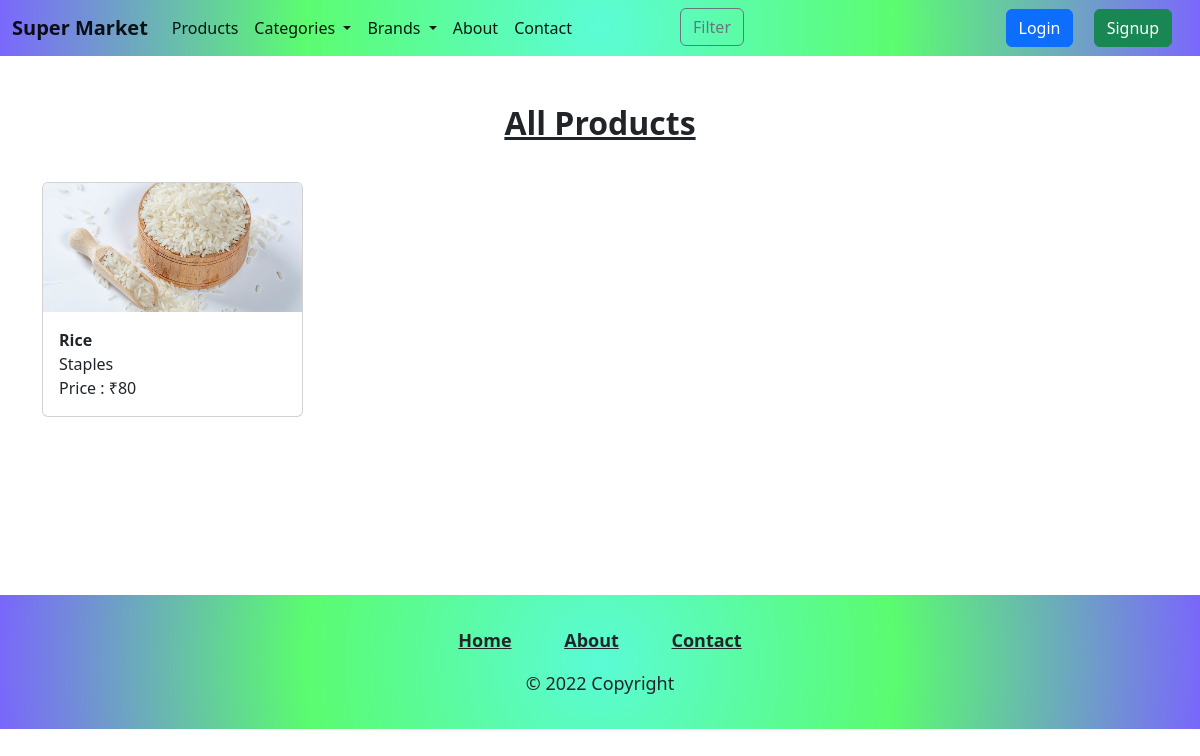
/products.php, run on the app's committed database.
### tables this page shows
CREATE TABLE `products` (
  `id` int(11) NOT NULL,
  `name` varchar(255) NOT NULL,
  `description` varchar(255) NOT NULL,
  `category` varchar(255) NOT NULL,
  `brand` varchar(255) NOT NULL,
  `price` int(11) NOT NULL,
  `img_path` varchar(255) NOT NULL
);

### products.php (the view, shortened to what this page needs)
<!DOCTYPE html>
<html lang="en">
<head>
    <link href="https://cdn.jsdelivr.net/npm/bootstrap@5.2.1/dist/css/bootstrap.min.css" rel="stylesheet">
    <link rel="stylesheet" href="assets/css/style.css">
    <link rel="stylesheet" href="assets/css/home.css">
</head>
<body>
    <?php include 'includes/login-navbar.php' ?>
    <div class="container">
        <?php
        $cate = isset($_GET['category']);
        $bran = isset($_GET['brand']);
        if (isset($_POST['category']) && isset($_POST['brand'])) {
        ?>
            <h2 class="text-center fw-bolder text-decoration-underline mt-5 mb-3"><?php echo $_POST['brand']; ?> in <?php echo $_POST['category']; ?></h2>
            <div class="row">
                <?php
                $categ = $_POST['category'];
                $brand = $_POST['brand'];
                $query = "SELECT * FROM products WHERE brand='$brand' and category='$categ'";
                $result = mysqli_query($con, $query) or die($mysqli_error($con));
                $num = mysqli_num_rows($result);
                if ($num == 0) {
                ?>
                    <script>
                        window.alert("No Products Found");
                        location.href = "products.php";
                    </script>
                <?php
                }
                while ($row = mysqli_fetch_array($result)) {
                ?>
                    <div class="col-md-4 col-6 col-xl-3 col-sm-6 mb-4 mt-4 col-xxl-2">
                        <a href="product_desc.php?id=<?php echo $row['id']; ?>" class="text-decoration-none text-dark">
                            <div class="card" style="width: 100%; ">
                                <img src="<?php echo $row['img_path'] ?>" class="card-img-top" alt="..." style="height: 129px; width: 100%; object-fit: cover;">
                                <div class="card-body">
                                    <p class="card-title fw-bold mb-0 pb-0"><?php echo $row['name']; ?></p>
                                    <div class="mt-0 pt-0">
                                        <p class="m-0 p-0"><?php echo $row['category']; ?></p>
                                        <p class="m-0 p-0"> Price : ₹<?php echo $row['price']; ?></p>
                                    </div>
                                </div>
                            </div>
                        </a>
                    </div>
                <?php
                }
                ?>
            </div>
        <?php
        } elseif (!$cate && !$bran) {
        ?>
            <h2 class="text-center fw-bolder text-decoration-underline mt-5 mb-3">All Products</h2>
            <div class="row">
                <?php
                $query = "SELECT * FROM products";
                $result = mysqli_query($con, $query) or die($mysqli_error($con));
                $num = mysqli_num_rows($result);
                ?>
                <?php
                while ($row = mysqli_fetch_array($result)) {
                ?>
                    <div class="col-md-4 col-6 col-xl-3 col-sm-6 mb-4 mt-4 col-xxl-2">
                        <a href="product_desc.php?id=<?php echo $row['id']; ?>" class="text-decoration-none text-dark">
                            <div class="card" style="width: 100%; ">
                                <img src="<?php echo $row['img_path'] ?>" class="card-img-top" alt="..." style="height: 129px; width: 100%; object-fit: cover;">
                                <div class="card-body">
                                    <p class="card-title fw-bold mb-0 pb-0"><?php echo $row['name']; ?></p>
                                    <div class="mt-0 pt-0">
                                        <p class="m-0 p-0"><?php echo $row['category']; ?></p>
                                        <p class="m-0 p-0"> Price : ₹<?php echo $row['price']; ?></p>
                                    </div>
                                </div>
                            </div>
                        </a>
                    </div>
                <?php
                }
                ?>
            </div>
        <?php
        }
        if ($num < 7) {
        ?>
            <div class="row justify-content-center align-items-center" style="height: 19.2vh;"></div>
        <?php
        }
        ?>
    </div>
    <?php include 'includes/login-footer.php' ?>
</body>
</html>

### data on the page
products: img_path (picture), name "Rice", category "Staples", price "80"
